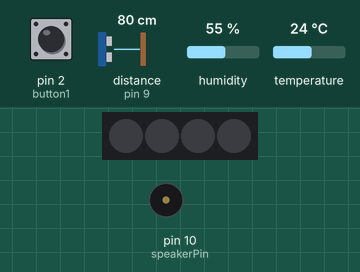
Bench run of a sketch on a simulated Arduino Uno, built with avr-gcc and run on an emulated ATmega328P. On the bench: 4 RGB LEDs in strip order, left to right, buzzer (waves = sounding). Inputs (shaded band) come from the test bench; at power-on: pin 2 (button1) HIGH, distance to the obstacle (sensor on pin 9) 80 cm, humidity 55 %, temperature 24 °C. The echo pulse lasts 58.3 µs per cm; what the sketch prints to the serial monitor is not drawn.

Above: at 4.8 s.
4.9 s: pin 2 (button1) pulled LOW for 3 s
At 11.5 s:
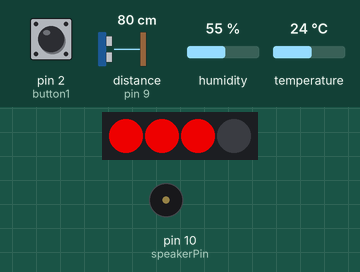
17.2 s: distance to the obstacle (sensor on pin 9) set to 96 cm
22.2 s: distance to the obstacle (sensor on pin 9) set to 105 cm
At 27.0 s:
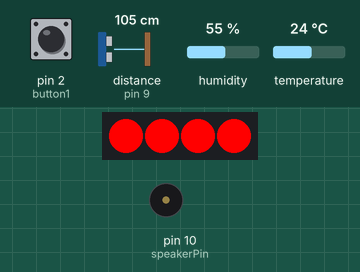
31.5 s: pin 2 (button1) pulled LOW for 3 s
At 34.42 s:
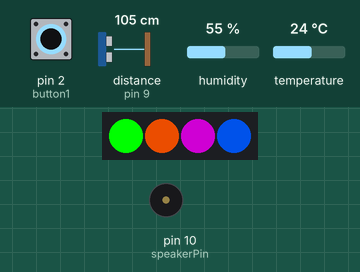
Timing chart, 0 to 63.0 s (numbered marks = the images above; inputs shaded):
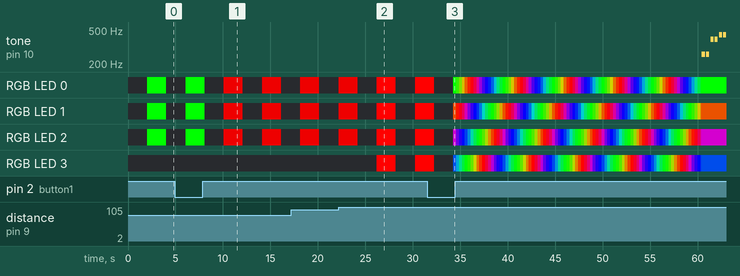

The sketch:

Check_Code.ino
```cpp
#include <Adafruit_NeoPixel.h>
#include <DHT.h>

#define LIGHTPIN 6
#define button1 2
#define DHTPIN 7
#define trig 8
#define echo 9
#define speakerPin 10

#define DHTTYPE DHT11

int count = 0;
int length = 15;

char notes[] = "ccggaag ffeeddc ggffeed ggffeed ccggaag ffeeddc ";
int beats[] = { 1, 1, 1, 1, 1, 1, 2, 1, 1, 1, 1, 1, 1, 2, 4 };
int tempo = 300;

void playTone(int tone, int duration) {
  for (long i = 0; i < duration * 1000L; i += tone * 2) {
    digitalWrite(speakerPin, HIGH);
    delayMicroseconds(tone);
    digitalWrite(speakerPin, LOW);
    delayMicroseconds(tone);
  }
}

void playNote(char note, int duration) {
  char names[] = { 'c', 'd', 'e', 'f', 'g', 'a', 'b', 'C' };
  int tones[] = { 1915, 1700, 1519, 1432, 1275, 1136, 1014, 956 };

  for (int i = 0; i < 8; i++) {
    if (names[i] == note) {
      playTone(tones[i], duration);
    }
  }
}


DHT dht (DHTPIN, DHTTYPE); // dht 오브젝트를 만든다.
Adafruit_NeoPixel strip = Adafruit_NeoPixel(4, LIGHTPIN, NEO_GRB + NEO_KHZ800); // 네오픽셀의 오브젝트를 만든다.

void setup() {
  strip.begin(); //네오픽셀 초기화를 위해 모든 LED OFF
  strip.show(); // 초기값 적용. 모든 LED 꺼짐
  dht.begin(); // dht 센서를 사용하기 위한 시작.
  Serial.begin(9600);
  pinMode(button1, INPUT_PULLUP);
  pinMode(echo, INPUT);
  pinMode(trig, OUTPUT);
  pinMode(speakerPin, OUTPUT);


  attachInterrupt(0, swInterrupt, FALLING);
}

void loop()
{

  float h = dht.readHumidity();
  float t = dht.readTemperature();

  if(count%3 == 0) // 온습도 센서 작동
  {
    // 오류 출력
    if (isnan(h) || isnan(t)) {
      Serial.println("Failed to read from DHT sensor!");
      return;
    }
    Serial.print("온습도 모드 동작.");
    delay(2000);
    Serial.print("Humidity: ");
    Serial.print(h);
    Serial.print("%\n");
    Serial.print("Temperature: ");
    Serial.print(t);
    Serial.print("*C\n\n");
    if(h <= 25) // 습도 0% ~ 25% 일 경우
    {
      if(t < 10)
      {
        strip.setPixelColor(0, 0, 0, 255); // 첫 번째 LED 파란색을 점등
        strip.show();
      }
      else if(t < 20)
      {
        strip.setPixelColor(0, 0, 255, 255);
        strip.show();
      }
      else if(t < 30)
      {
        strip.setPixelColor(0, 0, 255, 0);
        strip.show();
      }
      else if(t < 40)
      {
        strip.setPixelColor(0, 255, 255, 0);
        strip.show();
      }
      else if(t <50)
      {
        strip.setPixelColor(0, 255, 0, 0);
        strip.show();
      }
    }

      else if(h <= 50) // 습도 25 ~ 50% 일 경우
    {
      if(t < 10)
      {
        strip.setPixelColor(0, 0, 0, 255); // 첫 번째 LED 파란색을 점등
        strip.setPixelColor(1, 0, 0, 255); // 두 번째 LED 파란색을 점등
        strip.show();
      }
      else if(t < 20)
      {
        strip.setPixelColor(0, 0, 255, 255);
        strip.setPixelColor(1, 0, 255, 255);
        strip.show();

      }
      else if(t < 30)
      {
        strip.setPixelColor(0, 0, 255, 0);
        strip.setPixelColor(1, 0, 255, 0);
        strip.show();
      }
      else if(t < 40)
      {
        strip.setPixelColor(0, 255, 255, 0);
        strip.setPixelColor(1, 255, 255, 0);
        strip.show();
      }
      else if(t <50)
      {
        strip.setPixelColor(0, 255, 0, 0);
        strip.setPixelColor(1, 255, 0, 0);
        strip.show();
      }
    }

    else if(h <= 75) // 습도 50% ~ 75% 일 경우
    {
      if(t < 10)
      {
        strip.setPixelColor(0, 0, 0, 255); // 첫 번째 LED 파란색을 점등
        strip.setPixelColor(1, 0, 0, 255); // 두 번째 LED 파란색을 점등
        strip.setPixelColor(2, 0, 0, 255); // 세 번째 LED 파란색을 점등
        strip.show();
      }
      else if(t < 20)
      {
        strip.setPixelColor(0, 0, 255, 255);
        strip.setPixelColor(1, 0, 255, 255);
        strip.setPixelColor(2, 0, 255, 255);
        strip.show();
      }
      else if(t < 30)
      {
        strip.setPixelColor(0, 0, 255, 0);
        strip.setPixelColor(1, 0, 255, 0);
        strip.setPixelColor(2, 0, 255, 0);
        strip.show();
      }
      else if(t < 40)
      {
        strip.setPixelColor(0, 255, 255, 0);
        strip.setPixelColor(1, 255, 255, 0);
        strip.setPixelColor(2, 255, 255, 0);
        strip.show();
      }
      else if(t <50)
      {
        strip.setPixelColor(0, 255, 0, 0);
        strip.setPixelColor(1, 255, 0, 0);
        strip.setPixelColor(2, 255, 0, 0);
        strip.show();
      }
    }


     else if(h <= 100) // 습도 75% ~ 100%일 경우
    {
      if(t < 10)
      {
        strip.setPixelColor(0, 0, 0, 255); // 첫 번째 LED 파란색을 점등
        strip.setPixelColor(1, 0, 0, 255); // 두 번째 LED 파란색을 점등
        strip.setPixelColor(2, 0, 0, 255); // 세 번째 LED 파란색을 점등
        strip.setPixelColor(3, 0, 0, 255); // 네 번째 LED 파란색을 점등
        strip.show();
      }
      else if(t < 20)
      {
        strip.setPixelColor(0, 0, 255, 255);
        strip.setPixelColor(1, 0, 255, 255);
        strip.setPixelColor(2, 0, 255, 255);
        strip.setPixelColor(3, 0, 255, 255);
        strip.show();
      }
      else if(t < 30)
      {
        strip.setPixelColor(0, 0, 255, 0);
        strip.setPixelColor(1, 0, 255, 0);
        strip.setPixelColor(2, 0, 255, 0);
        strip.setPixelColor(3, 0, 255, 0);
        strip.show();
      }
      else if(t < 40)
      {
        strip.setPixelColor(0, 255, 255, 0);
        strip.setPixelColor(1, 255, 255, 0);
        strip.setPixelColor(2, 255, 255, 0);
        strip.setPixelColor(3, 255, 255, 0);
        strip.show();
      }
      else if(t <50)
      {
        strip.setPixelColor(0, 255, 0, 0);
        strip.setPixelColor(1, 255, 0, 0);
        strip.setPixelColor(2, 255, 0, 0);
        strip.setPixelColor(3, 255, 0, 0);
        strip.show();
      }
    }

    Serial.print("2초 뒤 다시 측정합니다.\n");

    delay(2000);
    strip.clear();
    strip.show();
  }
  else if(count%3 == 1) // 초음파 센서 작동
  {
    Serial.print("초음파 모드 작동");
    delay(2000);
    digitalWrite(trig, LOW);
    digitalWrite(echo, LOW);
    delayMicroseconds(2);
    digitalWrite(trig, HIGH);
    delayMicroseconds(10);
    digitalWrite(trig, LOW);

    unsigned long duration = pulseIn(echo, HIGH);

    // 초음파의 속도는 초당 340미터를 이동하거나, 29마이크로초 당 1센치를 이동합니다.
    // 따라서, 초음파의 이동 거리 = duration(왕복에 걸린시간) / 29 / 2 입니다.
    float distance = duration / 29.0 / 2.0;
    Serial.print(distance);
    Serial.println("cm");
    if (distance >= 100) // 멀리 있는 사람도 보여야 하므로 4개 다 킴
    {
      strip.setPixelColor(0, 255, 0, 0);
      strip.setPixelColor(1, 255, 0, 0);
      strip.setPixelColor(2, 255, 0, 0);
      strip.setPixelColor(3, 255, 0, 0);
      strip.setBrightness(255);
      strip.show();
    }
    else if (distance >= 50) // 50cm 중간 2개만 킴
    {
      strip.setPixelColor(0, 255, 0, 0);
      strip.setPixelColor(1, 255, 0, 0);
      strip.setPixelColor(2, 255, 0, 0);
      strip.setBrightness(200);
      strip.show();
    }
    else if (distance >= 10) // 10cm 가까움 1개만 킴
    {
      strip.setPixelColor(0, 255, 0, 0);
      strip.setBrightness(100);
      strip.show();
    }
    else // 너무 가까움 부저로 경고음 출력
    {
      tone(speakerPin, 440, 2000);
    }
    Serial.print("종료\n 2초 후 다시 실행합니다.");

    delay(2000);
    strip.clear();
    strip.show();
  }
  else if(count%3 == 2)
  {
    Serial.print("음악 모드 작동");
    delay(2000);

    rainbowCycle(20); // 다양한 색 실행 함수

    for (int i = 0; i < length; i++) {
      if (notes[i] == ' ') {
        delay(beats[i] * tempo);
      }
      else {
        playNote(notes[i], beats[i] * tempo);
      }
      delay(tempo / 2);
  }
  Serial.print("종료\n 2초 후 다시 실행합니다.");

    delay(2000);
    strip.clear();
    strip.show();
  }
}

void swInterrupt() {
  delayMicroseconds(2000);
  if(digitalRead(button1) != LOW) return;

  count ++;
}

void rainbowCycle(uint8_t wait) {
  uint16_t i, j;

  for(j=0; j<256*5; j++) {
    for(i=0; i< strip.numPixels(); i++) {
      strip.setPixelColor(i, Wheel(((i * 256 / strip.numPixels()) + j) & 255));
    }
    strip.show();
    delay(wait);
  }
}

//255가지의 색을 나타내는 함수
uint32_t Wheel(byte WheelPos) {
  if(WheelPos < 85) {
   return strip.Color(WheelPos * 3, 255 - WheelPos * 3, 0);
  } else if(WheelPos < 170) {
   WheelPos -= 85;
   return strip.Color(255 - WheelPos * 3, 0, WheelPos * 3);
  } else {
   WheelPos -= 170;
   return strip.Color(0, WheelPos * 3, 255 - WheelPos * 3);
  }
}
```

Measured:
- the behaviour switches between 99 and 100 cm on distance to the obstacle (sensor on pin 9) (found by bisection; images 1 and 2)
- after the input at 31.5 s, tone on pin 10 (speakerPin): plays 260 Hz for 0.32 s, 260 Hz for 0.32 s, 391 Hz for 0.32 s, 391 Hz for 0.32 s, 438 Hz for 0.32 s, 438 Hz for 0.27 s, starting after 29.0 s
